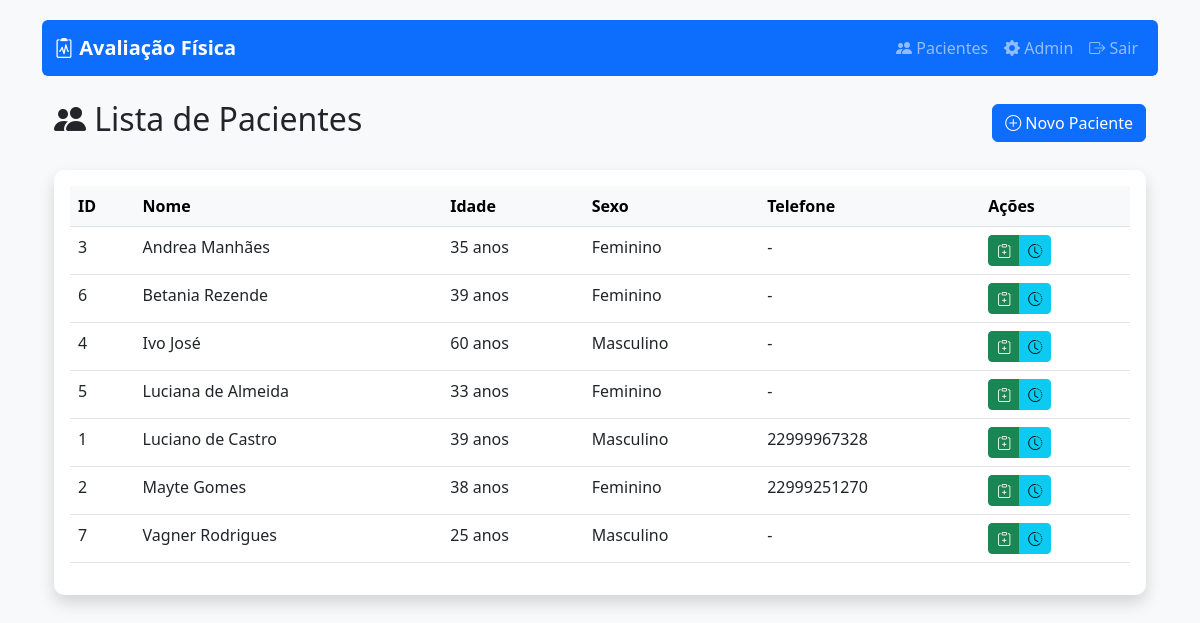
The page /pacientes/ (signed in) on the database as committed earlier.
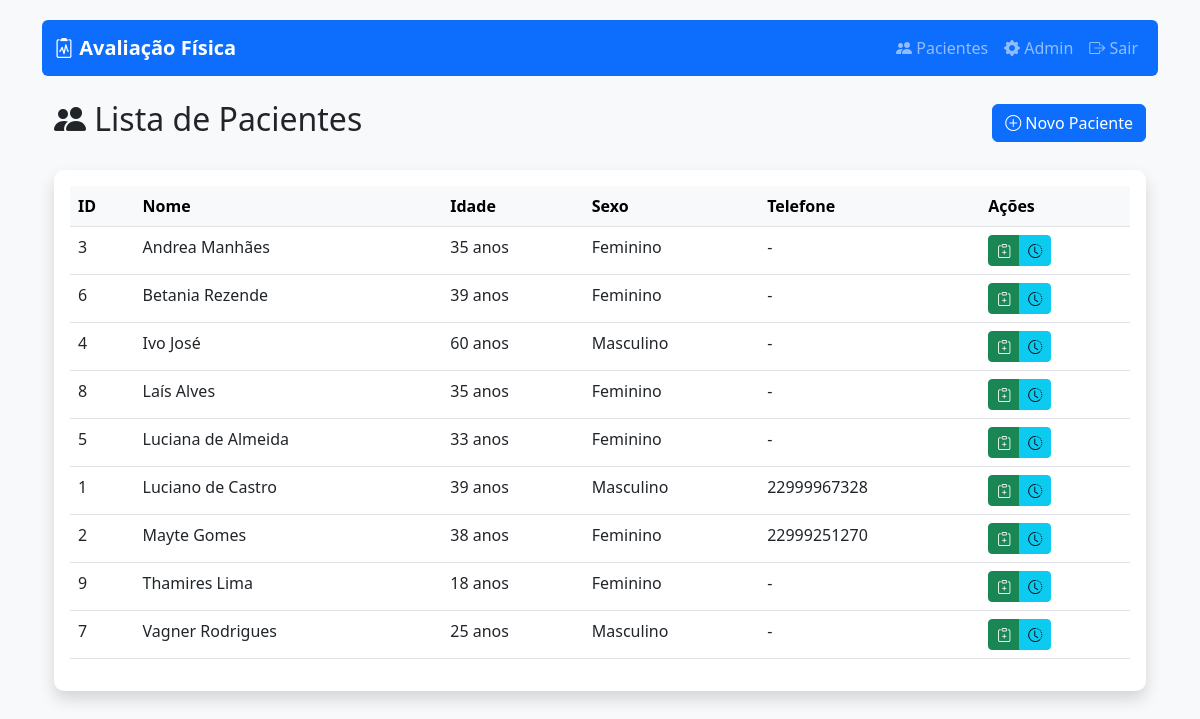
The same page on the database as committed later.
### avaliacao/models.py (models this page shows, shortened)
class Paciente(models.Model):
    SEXO_CHOICES = [('M', 'Masculino'), ('F', 'Feminino')]
    nome = models.CharField(max_length=100)
    sexo = models.CharField(max_length=1, choices=SEXO_CHOICES)
    data_nascimento = models.DateField()
    telefone = models.CharField(max_length=15, blank=True)
    email = models.EmailField(blank=True)
    observacoes = models.TextField(blank=True)
    @property
    def idade(self):
        hoje = date.today()
        return hoje.year - self.data_nascimento.year - (
            (hoje.month, hoje.day) < (self.data_nascimento.month, self.data_nascimento.day)
        )

### avaliacao/views.py (the view)
# urls.py: path('pacientes/', views.lista_pacientes, name='lista_pacientes'),
@login_required
def lista_pacientes(request):
    pacientes = Paciente.objects.all().order_by('nome')
    return render(request, 'avaliacao/lista_pacientes.html', {
        'pacientes': pacientes,
        'titulo': 'Lista de Pacientes'
    })

### avaliacao/templates/avaliacao/lista_pacientes.html (shortened to what this page needs)
{% extends 'avaliacao/base.html' %}
{% block content %}
<div class="container mt-4">
    <div class="d-flex justify-content-between align-items-center mb-4">
        <h2><i class="bi bi-people-fill"></i> Lista de Pacientes</h2>
        <a href="{% url 'avaliacao:novo_paciente' %}" class="btn btn-primary">
            <i class="bi bi-plus-circle"></i> Novo Paciente
        </a>
    </div>
    <div class="card shadow">
        <div class="card-body">
            <div class="table-responsive">
                <table class="table table-hover">
                    <thead class="table-light">
                        <tr>
                            <th>ID</th>
                            <th>Nome</th>
                            <th>Idade</th>
                            <th>Sexo</th>
                            <th>Telefone</th>
                            <th>Ações</th>
                        </tr>
                    </thead>
                    <tbody>
                        {% for paciente in pacientes %}
                        <tr>
                            <td>{{ paciente.id }}</td>
                            <td>{{ paciente.nome }}</td>
                            <td>{{ paciente.idade }} anos</td>
                            <td>{{ paciente.get_sexo_display }}</td>
                            <td>{{ paciente.telefone|default:"-" }}</td>
                            <td>
                                <div class="btn-group" role="group">
                                    <a href="{% url 'avaliacao:nova_avaliacao' paciente.id %}"
                                       class="btn btn-sm btn-success"
                                       title="Nova Avaliação">
                                        <i class="bi bi-clipboard-plus"></i>
                                    </a>
                                    <a href="{% url 'avaliacao:historico_avaliacoes' paciente.id %}"
                                       class="btn btn-sm btn-info"
                                       title="Ver Histórico">
                                        <i class="bi bi-clock-history"></i>
                                    </a>
                                </div>
                            </td>
                        </tr>
                        {% empty %}
                        <tr>
                            <td colspan="6" class="text-center text-muted">
                                Nenhum paciente cadastrado ainda.
                            </td>
                        </tr>
                        {% endfor %}
                    </tbody>
                </table>
            </div>
        </div>
    </div>
</div>
{% endblock %}

### avaliacao/templates/avaliacao/base.html (shortened to what this page needs)
<!DOCTYPE html>
<html lang="pt-br">
<head>
    <link href="https://cdn.jsdelivr.net/npm/bootstrap@5.3.0/dist/css/bootstrap.min.css" rel="stylesheet">
    <link rel="stylesheet" href="https://cdn.jsdelivr.net/npm/bootstrap-icons@1.8.0/font/bootstrap-icons.css">
</head>
<body>
    <div class="container">
        <nav class="navbar navbar-expand-lg navbar-dark bg-primary mb-4 rounded">
            <div class="container-fluid">
                <a class="navbar-brand" href="{% url 'avaliacao:lista_pacientes' %}">
                    <i class="bi bi-clipboard2-pulse"></i> Avaliação Física
                </a>
                <div class="navbar-nav ms-auto">
                    <a class="nav-link" href="{% url 'avaliacao:lista_pacientes' %}">
                        <i class="bi bi-people-fill"></i> Pacientes
                    </a>
                    <a class="nav-link" href="{% url 'admin:index' %}" target="_blank">
                        <i class="bi bi-gear-fill"></i> Admin
                    </a>
                    {% if user.is_authenticated %}
                        <a class="nav-link" href="{% url 'logout' %}">
                            <i class="bi bi-box-arrow-right"></i> Sair
                        </a>
                    {% endif %}
                </div>
            </div>
        </nav>
        <main>
            {% block content %}{% endblock %}
        </main>
    </div>
</body>
</html>

### avaliacao/templates/avaliacao/base.html (style rules this page uses)
body { background-color: #f8f9fa; padding-top: 20px; }
.card { border-radius: 10px; box-shadow: 0 4px 6px rgba(0, 0, 0, 0.1); margin-bottom: 20px; border: none; }
.navbar-brand { font-weight: 600; }

### avaliacao/templates/avaliacao/lista_pacientes.html (style rules this page uses)
.btn-group .btn { padding: 0.25rem 0.5rem; }

Rows that differ between the two databases and show on the page:
added Paciente: id "8", nome "Laís Alves", idade "35", sexo "Feminino", telefone "-"
added Paciente: id "9", nome "Thamires Lima", idade "18", sexo "Feminino", telefone "-"
